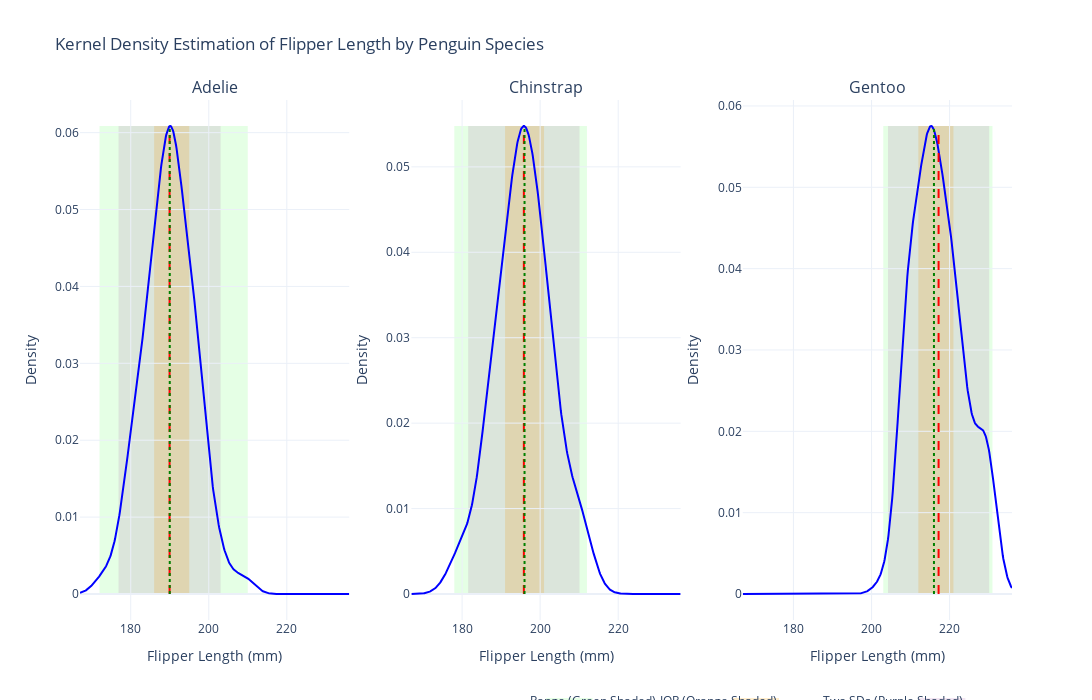

Notebook cell for this chart:
### Markdown cell above
#### 2. Transition your ChatBot session from the previous problem to repeat the previous problem, but this time using _seaborn_ **kernel density estimation** (KDE) plots to produce the desired figures organized in row of three plots<br>

### Code cell
import plotly.graph_objects as go
from plotly.subplots import make_subplots
import pandas as pd
import seaborn as sns
import numpy as np
from scipy.stats import gaussian_kde

# Load the Penguins dataset
penguins = sns.load_dataset('penguins')

# Drop rows with missing values in 'flipper_length_mm' or 'species'
penguins = penguins.dropna(subset=['flipper_length_mm', 'species'])

# Calculate required statistics for each species
stats = penguins.groupby('species').agg(
    mean=('flipper_length_mm', 'mean'),
    median=('flipper_length_mm', 'median'),
    min=('flipper_length_mm', 'min'),
    max=('flipper_length_mm', 'max'),
    std=('flipper_length_mm', 'std'),
    q25=('flipper_length_mm', lambda x: x.quantile(0.25)),
    q75=('flipper_length_mm', lambda x: x.quantile(0.75))
).reset_index()

# Define the range for KDE
overall_min = penguins['flipper_length_mm'].min() - 5
overall_max = penguins['flipper_length_mm'].max() + 5
x_values = np.linspace(overall_min, overall_max, 500)

# Get unique species
species = penguins['species'].unique()
num_species = len(species)

# Create subplots: three per line
cols_per_row = 3
rows = (num_species + cols_per_row - 1) // cols_per_row  # Ceiling division
fig = make_subplots(
    rows=rows, cols=cols_per_row,
    subplot_titles=species,
    shared_yaxes=False
)

# Iterate over each species and plot KDE with annotations
for i, sp in enumerate(species):
    row = i // cols_per_row + 1
    col = i % cols_per_row + 1
    
    data = penguins[penguins['species'] == sp]['flipper_length_mm']
    sp_stats = stats[stats['species'] == sp].iloc[0]
    
    # Compute KDE
    kde = gaussian_kde(data)
    kde_values = kde(x_values)
    
    # Add KDE line
    fig.add_trace(
        go.Scatter(
            x=x_values,
            y=kde_values,
            mode='lines',
            name=f'{sp} KDE',
            line=dict(color='blue')
        ),
        row=row, col=col
    )
    
    # Add vertical line for mean
    fig.add_trace(
        go.Scatter(
            x=[sp_stats['mean'], sp_stats['mean']],
            y=[0, max(kde_values)],
            mode='lines',
            line=dict(color='red', dash='dash'),
            name='Mean'
        ),
        row=row, col=col
    )
    
    # Add vertical line for median
    fig.add_trace(
        go.Scatter(
            x=[sp_stats['median'], sp_stats['median']],
            y=[0, max(kde_values)],
            mode='lines',
            line=dict(color='green', dash='dot'),
            name='Median'
        ),
        row=row, col=col
    )
    
    # Add shaded rectangle for Range (min to max)
    fig.add_shape(
        type='rect',
        x0=sp_stats['min'],
        y0=0,
        x1=sp_stats['max'],
        y1=max(kde_values),
        xref=f'x{(row -1) * cols_per_row + col}',
        yref=f'y{(row -1) * cols_per_row + col}',
        fillcolor='rgba(0, 255, 0, 0.1)',
        line_width=0,
        layer='below'
    )
    
    # Add shaded rectangle for IQR (Q1 to Q3)
    fig.add_shape(
        type='rect',
        x0=sp_stats['q25'],
        y0=0,
        x1=sp_stats['q75'],
        y1=max(kde_values),
        xref=f'x{(row -1) * cols_per_row + col}',
        yref=f'y{(row -1) * cols_per_row + col}',
        fillcolor='rgba(255, 165, 0, 0.2)',  # Orange
        line_width=0,
        layer='below'
    )
    
    # Add shaded rectangle for two standard deviations from mean
    sd_low = sp_stats['mean'] - 2 * sp_stats['std']
    sd_high = sp_stats['mean'] + 2 * sp_stats['std']
    fig.add_shape(
        type='rect',
        x0=sd_low,
        y0=0,
        x1=sd_high,
        y1=max(kde_values),
        xref=f'x{(row -1) * cols_per_row + col}',
        yref=f'y{(row -1) * cols_per_row + col}',
        fillcolor='rgba(128, 0, 128, 0.1)',  # Purple
        line_width=0,
        layer='below'
    )
    
    # Update layout for current subplot
    fig.update_xaxes(title_text='Flipper Length (mm)', row=row, col=col)
    fig.update_yaxes(title_text='Density', row=row, col=col)

# Remove empty subplots if any
total_plots = rows * cols_per_row
if total_plots > num_species:
    for i in range(num_species, total_plots):
        row = i // cols_per_row + 1
        col = i % cols_per_row + 1
        fig.update_xaxes(visible=False, row=row, col=col)
        fig.update_yaxes(visible=False, row=row, col=col)

# Customize Layout for Better Visualization
fig.update_layout(
    title_text='Kernel Density Estimation of Flipper Length by Penguin Species',
    height=600 * rows,  # Adjust height based on number of rows
    width=500 * cols_per_row,  # Adjust width based on columns per row
    showlegend=False,
    template='plotly_white'
)

# Add annotations for legends manually since showlegend=False
# Create a separate legend
legend_items = [
    ('Mean (Red Dashed Line)', 'red', 'dash'),
    ('Median (Green Dotted Line)', 'green', 'dot'),
    ('Range (Green Shaded)', 'rgba(0, 255, 0, 0.1)', 'solid'),
    ('IQR (Orange Shaded)', 'rgba(255, 165, 0, 0.2)', 'solid'),
    ('Two SDs (Purple Shaded)', 'rgba(128, 0, 128, 0.1)', 'solid')
]

# Position the legend at the bottom
for idx, (desc, color, dash) in enumerate(legend_items):
    if 'Shaded' in desc:
        fig.add_shape(
            type='rect',
            x0=0.1 + idx * 0.2,
            y0=-0.2,
            x1=0.1 + idx * 0.2 + 0.05,
            y1=-0.15,
            xref='paper',
            yref='paper',
            fillcolor=color,
            line_width=0,
            layer='above'
        )
        fig.add_annotation(
            x=0.15 + idx * 0.2,
            y=-0.175,
            xref='paper',
            yref='paper',
            text=desc,
            showarrow=False,
            font=dict(size=12)
        )
    else:
        fig.add_trace(
            go.Scatter(
                x=[None],
                y=[None],
                mode='lines',
                line=dict(color=color, dash=dash),
                name=desc
            )
        )

# Update layout to accommodate legend
fig.update_layout(
    title_text='Kernel Density Estimation of Flipper Length by Penguin Species',
    height=600 * rows + 100,  # Adjust height to make space for legend
    width=500 * cols_per_row,
    showlegend=False,
    template='plotly_white'
)

# Display the interactive plot
fig.show()

### Figure 1 — Plotly figure (JSON) as saved in the notebook; plotly's stock layout.template omitted (floating-point values rounded to 4 significant figures; data arrays with more than 128 entries replaced by an {"elided": "..."} marker saying what was removed)
{"data": [{"line": {"color": "blue"}, "mode": "lines", "name": "Adelie KDE", "type": "scatter", "x": {"elided": "500 float values"}, "xaxis": "x", "y": {"elided": "500 float values"}, "yaxis": "y"}, {"line": {"color": "red", "dash": "dash"}, "mode": "lines", "name": "Mean", "type": "scatter", "x": [190.0, 190.0], "xaxis": "x", "y": [0, 0.06086], "yaxis": "y"}, {"line": {"color": "green", "dash": "dot"}, "mode": "lines", "name": "Median", "type": "scatter", "x": [190, 190], "xaxis": "x", "y": [0, 0.06086], "yaxis": "y"}, {"line": {"color": "blue"}, "mode": "lines", "name": "Chinstrap KDE", "type": "scatter", "x": {"elided": "500 float values"}, "xaxis": "x2", "y": {"elided": "500 float values"}, "yaxis": "y2"}, {"line": {"color": "red", "dash": "dash"}, "mode": "lines", "name": "Mean", "type": "scatter", "x": [195.8, 195.8], "xaxis": "x2", "y": [0, 0.05478], "yaxis": "y2"}, {"line": {"color": "green", "dash": "dot"}, "mode": "lines", "name": "Median", "type": "scatter", "x": [196, 196], "xaxis": "x2", "y": [0, 0.05478], "yaxis": "y2"}, {"line": {"color": "blue"}, "mode": "lines", "name": "Gentoo KDE", "type": "scatter", "x": {"elided": "500 float values"}, "xaxis": "x3", "y": {"elided": "500 float values"}, "yaxis": "y3"}, {"line": {"color": "red", "dash": "dash"}, "mode": "lines", "name": "Mean", "type": "scatter", "x": [217.2, 217.2], "xaxis": "x3", "y": [0, 0.05754], "yaxis": "y3"}, {"line": {"color": "green", "dash": "dot"}, "mode": "lines", "name": "Median", "type": "scatter", "x": [216, 216], "xaxis": "x3", "y": [0, 0.05754], "yaxis": "y3"}, {"line": {"color": "red", "dash": "dash"}, "mode": "lines", "name": "Mean (Red Dashed Line)", "type": "scatter", "x": [null], "y": [null]}, {"line": {"color": "green", "dash": "dot"}, "mode": "lines", "name": "Median (Green Dotted Line)", "type": "scatter", "x": [null], "y": [null]}], "layout": {"annotations": [{"font": {"size": 16}, "showarrow": false, "text": "Adelie", "x": 0.1444, "xanchor": "center", "xref": "paper", "y": 1, "yanchor": "bottom", "yref": "paper"}, {"font": {"size": 16}, "showarrow": false, "text": "Chinstrap", "x": 0.5, "xanchor": "center", "xref": "paper", "y": 1, "yanchor": "bottom", "yref": "paper"}, {"font": {"size": 16}, "showarrow": false, "text": "Gentoo", "x": 0.8556, "xanchor": "center", "xref": "paper", "y": 1, "yanchor": "bottom", "yref": "paper"}, {"font": {"size": 12}, "showarrow": false, "text": "Range (Green Shaded)", "x": 0.55, "xref": "paper", "y": -0.175, "yref": "paper"}, {"font": {"size": 12}, "showarrow": false, "text": "IQR (Orange Shaded)", "x": 0.75, "xref": "paper", "y": -0.175, "yref": "paper"}, {"font": {"size": 12}, "showarrow": false, "text": "Two SDs (Purple Shaded)", "x": 0.95, "xref": "paper", "y": -0.175, "yref": "paper"}], "height": 700, "shapes": [{"fillcolor": "rgba(0, 255, 0, 0.1)", "layer": "below", "line": {"width": 0}, "type": "rect", "x0": 172, "x1": 210, "xref": "x", "y0": 0, "y1": 0.06086, "yref": "y"}, {"fillcolor": "rgba(255, 165, 0, 0.2)", "layer": "below", "line": {"width": 0}, "type": "rect", "x0": 186, "x1": 195, "xref": "x", "y0": 0, "y1": 0.06086, "yref": "y"}, {"fillcolor": "rgba(128, 0, 128, 0.1)", "layer": "below", "line": {"width": 0}, "type": "rect", "x0": 176.9, "x1": 203.0, "xref": "x", "y0": 0, "y1": 0.06086, "yref": "y"}, {"fillcolor": "rgba(0, 255, 0, 0.1)", "layer": "below", "line": {"width": 0}, "type": "rect", "x0": 178, "x1": 212, "xref": "x2", "y0": 0, "y1": 0.05478, "yref": "y2"}, {"fillcolor": "rgba(255, 165, 0, 0.2)", "layer": "below", "line": {"width": 0}, "type": "rect", "x0": 191, "x1": 201, "xref": "x2", "y0": 0, "y1": 0.05478, "yref": "y2"}, {"fillcolor": "rgba(128, 0, 128, 0.1)", "layer": "below", "line": {"width": 0}, "type": "rect", "x0": 181.6, "x1": 210.1, "xref": "x2", "y0": 0, "y1": 0.05478, "yref": "y2"}, {"fillcolor": "rgba(0, 255, 0, 0.1)", "layer": "below", "line": {"width": 0}, "type": "rect", "x0": 203, "x1": 231, "xref": "x3", "y0": 0, "y1": 0.05754, "yref": "y3"}, {"fillcolor": "rgba(255, 165, 0, 0.2)", "layer": "below", "line": {"width": 0}, "type": "rect", "x0": 212, "x1": 221, "xref": "x3", "y0": 0, "y1": 0.05754, "yref": "y3"}, {"fillcolor": "rgba(128, 0, 128, 0.1)", "layer": "below", "line": {"width": 0}, "type": "rect", "x0": 204.2, "x1": 230.2, "xref": "x3", "y0": 0, "y1": 0.05754, "yref": "y3"}, {"fillcolor": "rgba(0, 255, 0, 0.1)", "layer": "above", "line": {"width": 0}, "type": "rect", "x0": 0.5, "x1": 0.55, "xref": "paper", "y0": -0.2, "y1": -0.15, "yref": "paper"}, {"fillcolor": "rgba(255, 165, 0, 0.2)", "layer": "above", "line": {"width": 0}, "type": "rect", "x0": 0.7, "x1": 0.75, "xref": "paper", "y0": -0.2, "y1": -0.15, "yref": "paper"}, {"fillcolor": "rgba(128, 0, 128, 0.1)", "layer": "above", "line": {"width": 0}, "type": "rect", "x0": 0.9, "x1": 0.95, "xref": "paper", "y0": -0.2, "y1": -0.15, "yref": "paper"}], "showlegend": false, "title": {"text": "Kernel Density Estimation of Flipper Length by Penguin Species"}, "width": 1500, "xaxis": {"anchor": "y", "domain": [0, 0.2889], "title": {"text": "Flipper Length (mm)"}}, "xaxis2": {"anchor": "y2", "domain": [0.3556, 0.6444], "title": {"text": "Flipper Length (mm)"}}, "xaxis3": {"anchor": "y3", "domain": [0.7111, 1], "title": {"text": "Flipper Length (mm)"}}, "yaxis": {"anchor": "x", "domain": [0, 1], "title": {"text": "Density"}}, "yaxis2": {"anchor": "x2", "domain": [0, 1], "title": {"text": "Density"}}, "yaxis3": {"anchor": "x3", "domain": [0, 1], "title": {"text": "Density"}}}}
